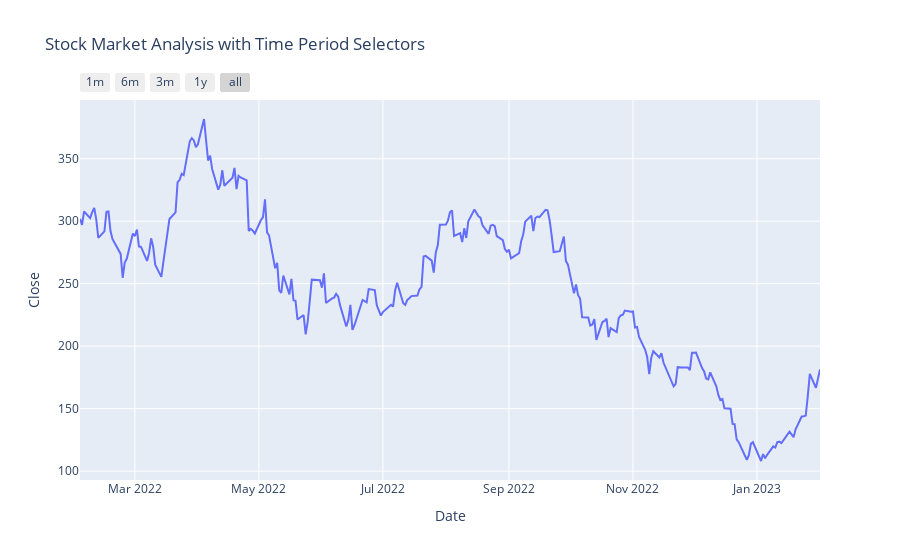

The cell this chart's notebook holds for it:
### Code cell
figure = px.line(data, x='Date', y='Close', 
                 title='Stock Market Analysis with Time Period Selectors')

figure.update_xaxes(
    rangeselector=dict(
        buttons=list([
            dict(count=1, label="1m", step="month", stepmode="backward"),
            dict(count=6, label="6m", step="month", stepmode="backward"),
            dict(count=3, label="3m", step="month", stepmode="backward"),
            dict(count=1, label="1y", step="year", stepmode="backward"),
            dict(step="all")
        ])
    )
)
figure.show()

### Figure 1 — Plotly figure (JSON) as saved in the notebook; plotly's stock layout.template omitted (floating-point values rounded to 4 significant figures; data arrays with more than 128 entries replaced by an {"elided": "..."} marker saying what was removed)
{"data": [{"hovertemplate": "Date=%{x}<br>Close=%{y}<extra></extra>", "legendgroup": "", "line": {"color": "#636efa", "dash": "solid"}, "marker": {"symbol": "circle"}, "mode": "lines", "name": "", "orientation": "v", "showlegend": false, "type": "scatter", "x": {"elided": "251 str values"}, "xaxis": "x", "y": {"elided": "251 float values"}, "yaxis": "y"}], "layout": {"legend": {"tracegroupgap": 0}, "title": {"text": "Stock Market Analysis with Time Period Selectors"}, "xaxis": {"anchor": "y", "domain": [0, 1], "rangeselector": {"buttons": [{"count": 1, "label": "1m", "step": "month", "stepmode": "backward"}, {"count": 6, "label": "6m", "step": "month", "stepmode": "backward"}, {"count": 3, "label": "3m", "step": "month", "stepmode": "backward"}, {"count": 1, "label": "1y", "step": "year", "stepmode": "backward"}, {"step": "all"}]}, "title": {"text": "Date"}}, "yaxis": {"anchor": "x", "domain": [0, 1], "title": {"text": "Close"}}}}
